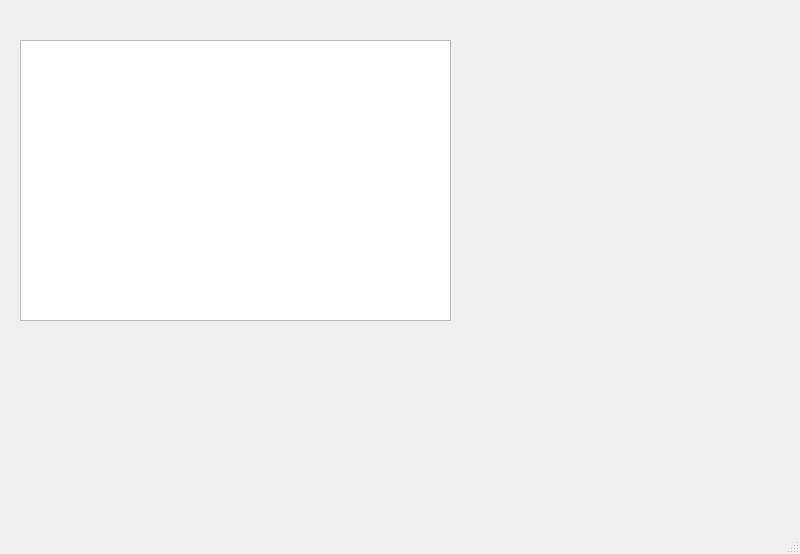
<?xml version="1.0" encoding="UTF-8"?>
<ui version="4.0">
 <class>MainWindow2</class>
 <widget class="QMainWindow" name="MainWindow2">
  <property name="geometry">
   <rect>
    <x>0</x>
    <y>0</y>
    <width>800</width>
    <height>554</height>
   </rect>
  </property>
  <property name="windowTitle">
   <string>MainWindow</string>
  </property>
  <widget class="QWidget" name="centralwidget">
   <widget class="QPlainTextEdit" name="plainTextEdit">
    <property name="geometry">
     <rect>
      <x>20</x>
      <y>40</y>
      <width>431</width>
      <height>281</height>
     </rect>
    </property>
   </widget>
  </widget>
  <widget class="QMenuBar" name="menubar">
   <property name="geometry">
    <rect>
     <x>0</x>
     <y>0</y>
     <width>800</width>
     <height>22</height>
    </rect>
   </property>
  </widget>
  <widget class="QStatusBar" name="statusbar"/>
 </widget>
 <resources/>
 <connections/>
</ui>
